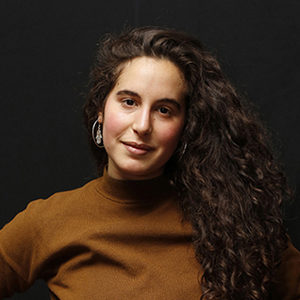
#> input picture Lina.jpg, 300 x 300 px
$ python chapitre5.py
#> lines starting #> are read from the running program, lines starting #| are printed output that depends on the picture
import cv2
import numpy as np


img = cv2.imread("Lina.jpg")
#> img is the input picture: shape (300, 300, 3); mean B, G, R 29.5, 41.7, 58.2
imgGray = cv2.cvtColor(img, cv2.COLOR_BGR2GRAY)
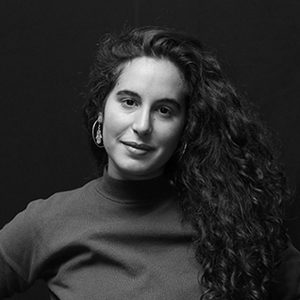
#> imgGray: shape (300, 300); min 0, max 236, mean 45.2
hor = np.hstack((img, img,img))
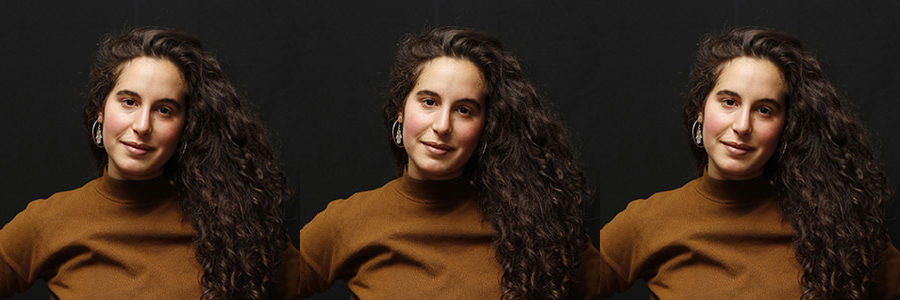
#> hor: shape (300, 900, 3); mean B, G, R 29.5, 41.7, 58.2
ver = np.vstack((img,img,img ))
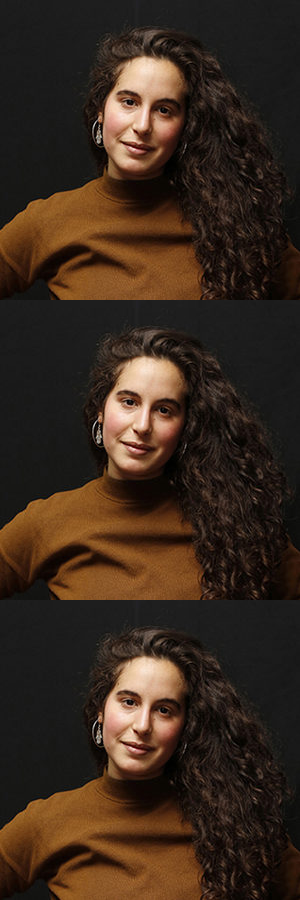
#> ver: shape (900, 300, 3); mean B, G, R 29.5, 41.7, 58.2

cv2.imshow("horizonal", hor)
cv2.imshow("vertical", ver)

cv2.waitKey(0)
